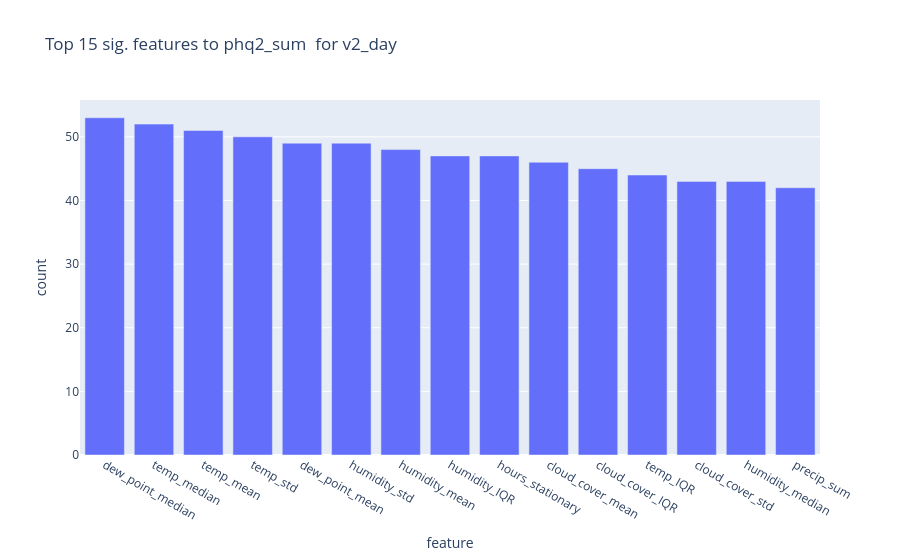
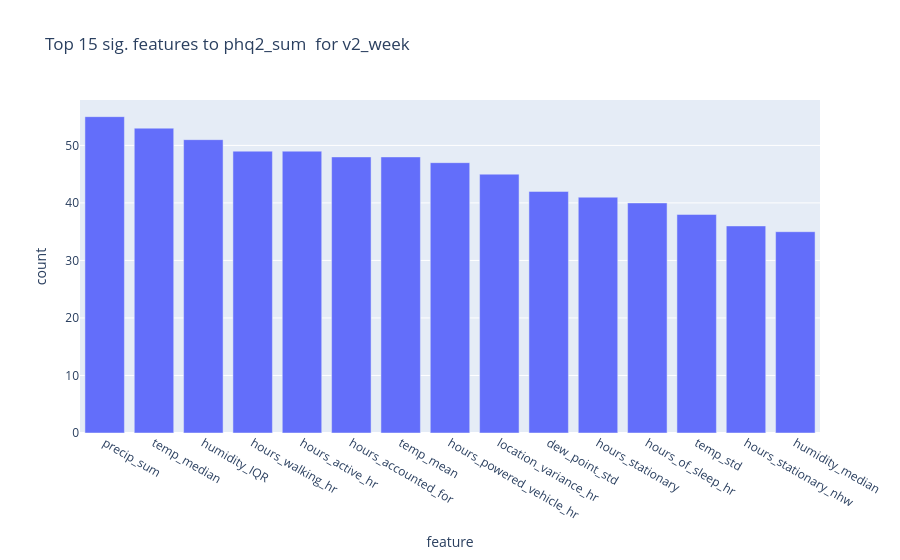
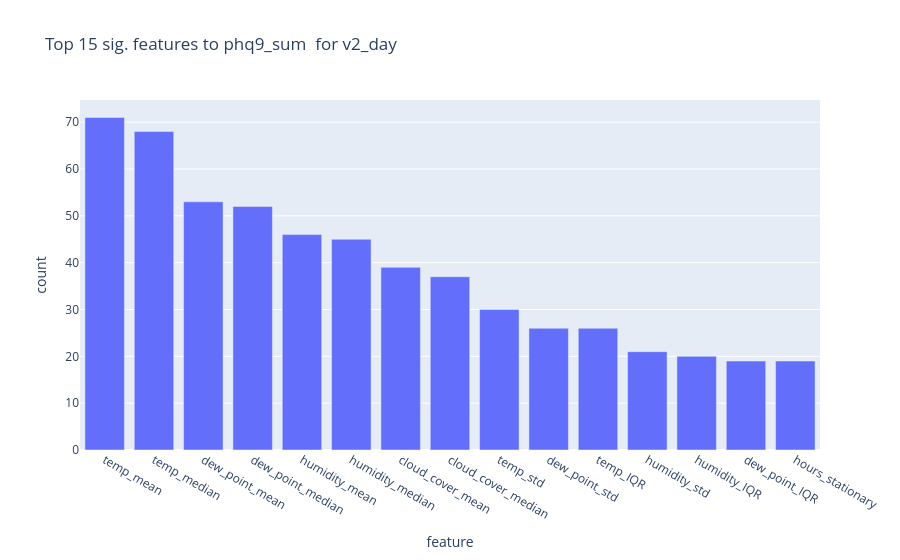
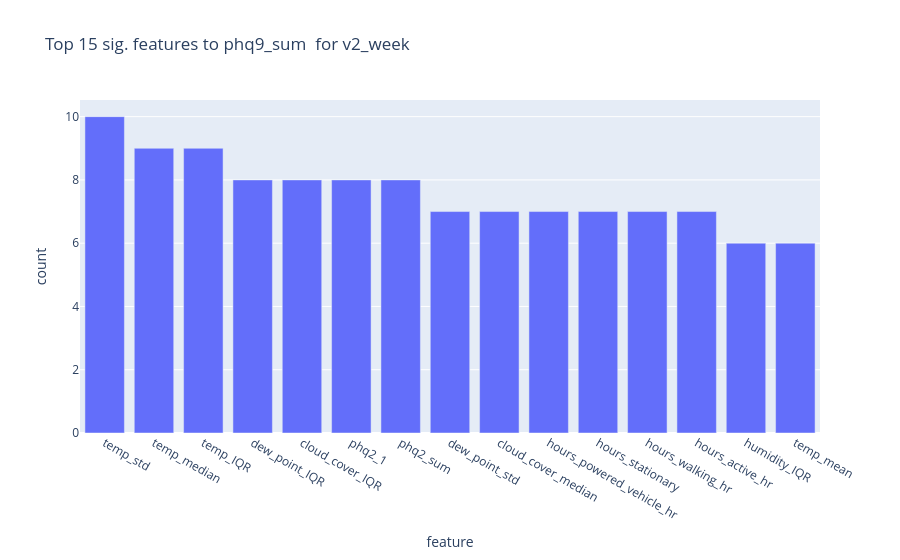

The cell these charts' notebook holds for them, in order:
### Markdown cell above
## Subject-Level ANOVA for V2, Averaged Across All Subjects (for weather column choice)

### Code cell
## Anova for feature analysis
print('Run on:', dt.datetime.today().strftime('%a %d %b %Y, %I:%M%p'))
import textwrap

# ---- EDIT PARAMS ------
n_features = 10 # Choose number of features/scores to save from the ANOVA
n_subjects_show = 0 # Choose number of subjects' ANOVA scores to see in graphs
n_features_show = 10 # Choose number of features to see in graphs
show_means = True # Choose whether to visualize mean scores for features across all subjects
verbose = False
# --------------------

anova_features = {}
top_subj_features = {}
	
for y_col in ['phq2_sum','phq9_sum']:
	anova_features[y_col] = {}
	top_subj_features[y_col]={}

	for name in ['v2_day','v2_week']:
		subjects_shown_count=0
		subjects_skipped=0
		top_subj_features[y_col][name] = {}
		#print(f'################ {name} ###############')
		df = pd.read_csv(os.path.join(brighten_dir, f'{name}_trainval_transformed.csv')) #use transformed to have NOT imputed data
		df['num_id'] = pd.to_numeric(df['num_id'])
		numeric_cols = df.select_dtypes(include=('int64','float64')).columns.to_list()
		drop_nonnumeric_cols = [col for col in df.columns if col not in numeric_cols]
		drop_dup_dumb_cols = [col for col in df.columns if '.1' in col or '.2' in col or '.3' in col or 'Unnamed' in col]
		drop_baseline_cols = [col for col in df.columns if any(item in col for item in baseline_cols)]
		drop_time_cols = [col for col in df.columns if any(item in col for item in ['dt','date','day','week','month','season'])]
		# Too correlated cols:
		drop_drop_too_corr_cols = [col for col in df.columns if col in drop_corr_cols_v1+drop_corr_cols_v2]
		drop_non_hr_cols = [col for col in df.columns if f'{col}_hr' in df.columns]
		df_clean = df.drop(columns=[col for col in df.columns if col in drop_nonnumeric_cols+drop_dup_dumb_cols+drop_baseline_cols+drop_time_cols+drop_non_hr_cols+drop_drop_too_corr_cols])

		for sub, sub_df in df_clean.groupby('num_id'):		
			
			df_cov = sub_df.loc[:, sub_df.notna().mean() > 0.7]
			df_cov = df_cov.copy()
			if y_col not in df_cov.columns:
				df_cov[y_col] = sub_df[y_col].copy()
			#print(f'Not including these columns in X, not enough coverage: ', [col for col in sub_df.columns if col not in df_cov.columns])
			df_full = df_cov.dropna()
			#print(f'Shape before dropna: {df_cov.shape}, shape afer dropna: {df_full.shape}')
			rows = len(df_full)
			columns_dropped = df_cov.shape[0] - df_full.shape[0]
			columns_remaining = df_full.shape[0]
			min_rows = 6 if 'week' in name else 15
			if rows <= min_rows:
				if verbose: print(f'Skipping {sub}, only {rows} rows.')
				subjects_skipped+=1
				continue # skip small samples
			if columns_remaining < 4:
				if verbose: print(f'Skipping {sub}, only {columns_remaining} columns (dropped {columns_dropped}).')
				subjects_skipped+=1
				continue #skip insufficient features

			# Separate X and y
			selector = SelectKBest(score_func=f_classif, k=2)
			if 'phq2' in y_col:
				X = df_full.drop(columns=[col for col in df_full.columns if 'phq' in col])
			if 'phq9' in y_col:
				X = df_full.drop(columns=[col for col in df_full.columns if 'phq9' in col])
			X_num = X.select_dtypes(include=('int64','float64'))
			# print(f'Not including these columns in X, not numeric: ', [col for col in X.columns if col not in X_num.columns])
			
			y = df_full[y_col].copy()
			if y.nunique() < 2 or y.var() < 0.001:
				if verbose: print(f'Skipping sub {sub}: 0 variance in y')
				subjects_skipped+=1
				continue
			if y.std() < 0.1:
				if verbose: print(f'Skipping sub {sub}, low variance in y')
				subjects_skipped+=1
				continue



			# --- Drop constant (zero-variance) features ---
			var_selector = VarianceThreshold(threshold=1e-10)
			try:
				X_var = pd.DataFrame(
					var_selector.fit_transform(X_num),
					columns=X_num.columns[var_selector.get_support()],
					index=X_num.index
				)
			except Exception as e:
				if verbose: print(f'Skipping sub {sub}, Exception on VarianceThreshold: {e}')
				subjects_skipped+=1
				continue 

			if X_var.shape[1] < 2:
				if verbose: print(f'Skipping sub {sub}, only {X_var.shape[1]} features after dropping zero-variance.')
				subjects_skipped+=1
				continue

			X_new = selector.fit_transform(X_var, y)

			# Show scores
			anova_scores = pd.DataFrame({
				'feature': X_var.columns,
				'f_score': selector.scores_,
				'p_value': selector.pvalues_
			}).sort_values('f_score', ascending=False)

			#print(anova_scores)
			
			# --- Save Features --- 
			top_n = 10  # number of top features to save
			top_features_sub = anova_scores.head(top_n)
			top_subj_features[y_col][name][sub] = top_features_sub['feature'].to_list()

			# --- Visualize Scores for Subjects ---

			if subjects_shown_count < n_subjects_show:
				fig = plt.figure(figsize=(5, 4))
				plt.barh(top_features_sub['feature'], top_features_sub['f_score'], color='skyblue')
				plt.xlabel('F-score (ANOVA)')
				plt.ylabel('Feature')
				plt.suptitle(f'{name} subject: Top {top_n} Features for subject {sub} by ANOVA F-score')
				plt.gca().invert_yaxis()

				# Wrap columns into a readable multi-line string
				cols_str = ', '.join(X_var.columns.to_list())
				wrapped = textwrap.fill(cols_str, width=100)
				label = f'Columns available:\n{wrapped}'

				plt.figtext(
					0.01, -0.02,          # x, y in figure coords (below the axes)
					label,
					fontsize=7,
					verticalalignment='top',
					bbox=dict(boxstyle='round', facecolor='lightyellow', alpha=0.8)
				)

				plt.tight_layout()
				plt.subplots_adjust(bottom=0.02 + 0.013 * wrapped.count('\n'))  # grow bottom margin with line count
				plt.show()
				subjects_shown_count += 1


	# --- Summarize across subjects ---
	for name in top_subj_features[y_col].keys():
		all_feats = [feat for sublist in top_subj_features[y_col][name].values() for feat in sublist]
		counts = Counter(all_feats)
		top_common = pd.DataFrame(counts.most_common(15), columns=['feature', 'count'])
		
		# --- Visualize Mean Scores Across Subjects ---
		if show_means:
			fig = px.bar(top_common, x='feature', y='count', title=f'Top 15 sig. features to {y_col}  for {name}')
			fig.show()

		if verbose: print(f'Adding to {name} for {y_col}: {top_common['feature'].to_list()}')
		anova_features[y_col][name] = top_common['feature'].to_list()

		subjects_used = len(list(top_subj_features[y_col][name].keys()))
		subjects = subjects_used + subjects_skipped

		print(f'For {name}: {subjects_used} used of {subjects}')

### Figure 1 — Plotly figure (JSON) as saved in the notebook; plotly's stock layout.template omitted (floating-point values rounded to 4 significant figures)
{"data": [{"hovertemplate": "feature=%{x}<br>count=%{y}<extra></extra>", "legendgroup": "", "marker": {"color": "#636efa", "pattern": {"shape": ""}}, "name": "", "orientation": "v", "showlegend": false, "textposition": "auto", "type": "bar", "x": ["dew_point_median", "temp_median", "temp_mean", "temp_std", "dew_point_mean", "humidity_std", "humidity_mean", "humidity_IQR", "hours_stationary", "cloud_cover_mean", "cloud_cover_IQR", "temp_IQR", "cloud_cover_std", "humidity_median", "precip_sum"], "xaxis": "x", "y": [53, 52, 51, 50, 49, 49, 48, 47, 47, 46, 45, 44, 43, 43, 42], "yaxis": "y"}], "layout": {"barmode": "relative", "legend": {"tracegroupgap": 0}, "title": {"text": "Top 15 sig. features to phq2_sum  for v2_day"}, "xaxis": {"anchor": "y", "domain": [0, 1], "title": {"text": "feature"}}, "yaxis": {"anchor": "x", "domain": [0, 1], "title": {"text": "count"}}}}

### Figure 2 — Plotly figure (JSON) as saved in the notebook; plotly's stock layout.template omitted (floating-point values rounded to 4 significant figures)
{"data": [{"hovertemplate": "feature=%{x}<br>count=%{y}<extra></extra>", "legendgroup": "", "marker": {"color": "#636efa", "pattern": {"shape": ""}}, "name": "", "orientation": "v", "showlegend": false, "textposition": "auto", "type": "bar", "x": ["precip_sum", "temp_median", "humidity_IQR", "hours_walking_hr", "hours_active_hr", "hours_accounted_for", "temp_mean", "hours_powered_vehicle_hr", "location_variance_hr", "dew_point_std", "hours_stationary", "hours_of_sleep_hr", "temp_std", "hours_stationary_nhw", "humidity_median"], "xaxis": "x", "y": [55, 53, 51, 49, 49, 48, 48, 47, 45, 42, 41, 40, 38, 36, 35], "yaxis": "y"}], "layout": {"barmode": "relative", "legend": {"tracegroupgap": 0}, "title": {"text": "Top 15 sig. features to phq2_sum  for v2_week"}, "xaxis": {"anchor": "y", "domain": [0, 1], "title": {"text": "feature"}}, "yaxis": {"anchor": "x", "domain": [0, 1], "title": {"text": "count"}}}}

### Figure 3 — Plotly figure (JSON) as saved in the notebook; plotly's stock layout.template omitted (floating-point values rounded to 4 significant figures)
{"data": [{"hovertemplate": "feature=%{x}<br>count=%{y}<extra></extra>", "legendgroup": "", "marker": {"color": "#636efa", "pattern": {"shape": ""}}, "name": "", "orientation": "v", "showlegend": false, "textposition": "auto", "type": "bar", "x": ["temp_mean", "temp_median", "dew_point_mean", "dew_point_median", "humidity_mean", "humidity_median", "cloud_cover_mean", "cloud_cover_median", "temp_std", "dew_point_std", "temp_IQR", "humidity_std", "humidity_IQR", "dew_point_IQR", "hours_stationary"], "xaxis": "x", "y": [71, 68, 53, 52, 46, 45, 39, 37, 30, 26, 26, 21, 20, 19, 19], "yaxis": "y"}], "layout": {"barmode": "relative", "legend": {"tracegroupgap": 0}, "title": {"text": "Top 15 sig. features to phq9_sum  for v2_day"}, "xaxis": {"anchor": "y", "domain": [0, 1], "title": {"text": "feature"}}, "yaxis": {"anchor": "x", "domain": [0, 1], "title": {"text": "count"}}}}

### Figure 4 — Plotly figure (JSON) as saved in the notebook; plotly's stock layout.template omitted (floating-point values rounded to 4 significant figures)
{"data": [{"hovertemplate": "feature=%{x}<br>count=%{y}<extra></extra>", "legendgroup": "", "marker": {"color": "#636efa", "pattern": {"shape": ""}}, "name": "", "orientation": "v", "showlegend": false, "textposition": "auto", "type": "bar", "x": ["temp_std", "temp_median", "temp_IQR", "dew_point_IQR", "cloud_cover_IQR", "phq2_1", "phq2_sum", "dew_point_std", "cloud_cover_median", "hours_powered_vehicle_hr", "hours_stationary", "hours_walking_hr", "hours_active_hr", "humidity_IQR", "temp_mean"], "xaxis": "x", "y": [10, 9, 9, 8, 8, 8, 8, 7, 7, 7, 7, 7, 7, 6, 6], "yaxis": "y"}], "layout": {"barmode": "relative", "legend": {"tracegroupgap": 0}, "title": {"text": "Top 15 sig. features to phq9_sum  for v2_week"}, "xaxis": {"anchor": "y", "domain": [0, 1], "title": {"text": "feature"}}, "yaxis": {"anchor": "x", "domain": [0, 1], "title": {"text": "count"}}}}
